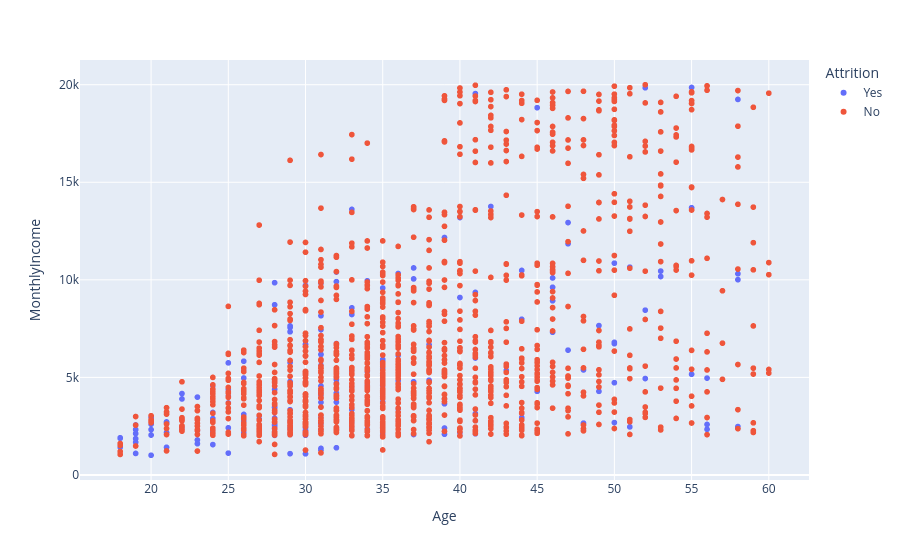

Write notebook code for a chart like this one.
### Markdown cell above
**6.7** ❓ **Question:** What correlations exist between key numerical variables and attrition?

### Code cell
px.scatter(
    df, 
    x="Age",                   
    y="MonthlyIncome",        
    color="Attrition",
)

### Figure 1 — Plotly figure (JSON) as saved in the notebook; plotly's stock layout.template omitted (floating-point values rounded to 4 significant figures; data arrays with more than 128 entries replaced by an {"elided": "..."} marker saying what was removed)
{"data": [{"hovertemplate": "Attrition=Yes<br>Age=%{x}<br>MonthlyIncome=%{y}<extra></extra>", "legendgroup": "Yes", "marker": {"color": "#636efa", "symbol": "circle"}, "mode": "markers", "name": "Yes", "showlegend": true, "type": "scattergl", "x": {"elided": "237 int values"}, "xaxis": "x", "y": {"elided": "237 int values"}, "yaxis": "y"}, {"hovertemplate": "Attrition=No<br>Age=%{x}<br>MonthlyIncome=%{y}<extra></extra>", "legendgroup": "No", "marker": {"color": "#EF553B", "symbol": "circle"}, "mode": "markers", "name": "No", "showlegend": true, "type": "scattergl", "x": {"elided": "1233 int values"}, "xaxis": "x", "y": {"elided": "1233 int values"}, "yaxis": "y"}], "layout": {"legend": {"title": {"text": "Attrition"}, "tracegroupgap": 0}, "margin": {"t": 60}, "xaxis": {"anchor": "y", "domain": [0, 1], "title": {"text": "Age"}}, "yaxis": {"anchor": "x", "domain": [0, 1], "title": {"text": "MonthlyIncome"}}}}
